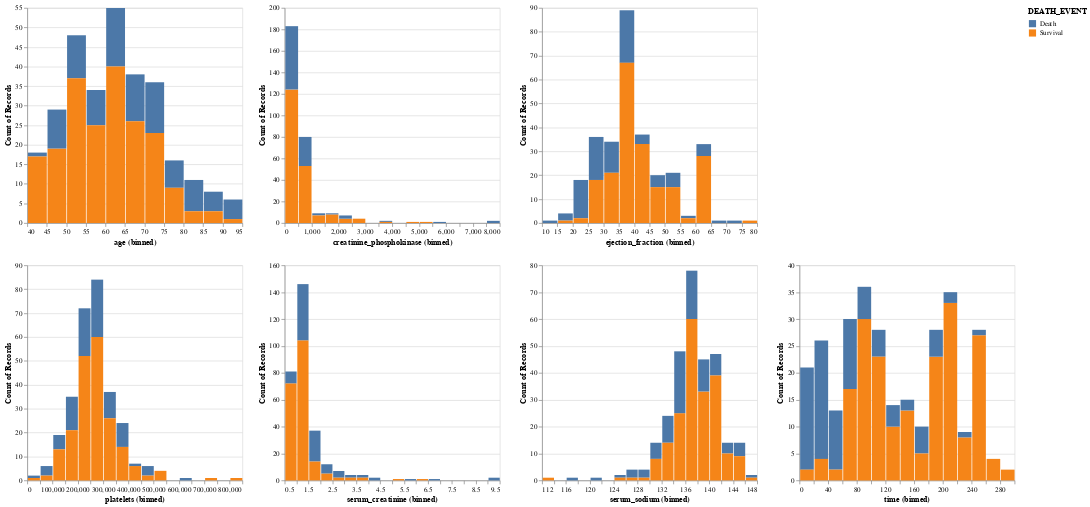

Notebook code for this chart:
### Code cell
# Distribution among different categories if response
row1 = alt.Chart(df).mark_bar().encode(x=alt.X(alt.repeat("column"), bin=alt.Bin(maxbins=20), type='quantitative'),y="count()",color="DEATH_EVENT").repeat(column=quantitative_columns[:3])
row2 = alt.Chart(df).mark_bar().encode(x=alt.X(alt.repeat("column"), bin=alt.Bin(maxbins=20), type='quantitative'),y="count()",color="DEATH_EVENT").repeat(column=quantitative_columns[3:])
row1 & row2

### Figure 1 — Vega-Lite specification as saved in the notebook (floating-point values rounded to 4 significant figures; data arrays with more than 128 entries replaced by an {"elided": "..."} marker saying what was removed)
{"config": {"view": {"continuousWidth": 300, "continuousHeight": 300}}, "vconcat": [{"repeat": {"column": ["age", "creatinine_phosphokinase", "ejection_fraction"]}, "spec": {"data": {"name": "data-31f258b70a0e70a309fbc426c1e19cbb"}, "mark": {"type": "bar"}, "encoding": {"color": {"field": "DEATH_EVENT", "type": "nominal"}, "x": {"bin": {"maxbins": 20}, "field": {"repeat": "column"}, "type": "quantitative"}, "y": {"aggregate": "count", "type": "quantitative"}}}}, {"repeat": {"column": ["platelets", "serum_creatinine", "serum_sodium", "time"]}, "spec": {"data": {"name": "data-31f258b70a0e70a309fbc426c1e19cbb"}, "mark": {"type": "bar"}, "encoding": {"color": {"field": "DEATH_EVENT", "type": "nominal"}, "x": {"bin": {"maxbins": 20}, "field": {"repeat": "column"}, "type": "quantitative"}, "y": {"aggregate": "count", "type": "quantitative"}}}}], "$schema": "https://vega.github.io/schema/vega-lite/v5.8.0.json", "datasets": {"data-31f258b70a0e70a309fbc426c1e19cbb": {"elided": "299 records"}}}
